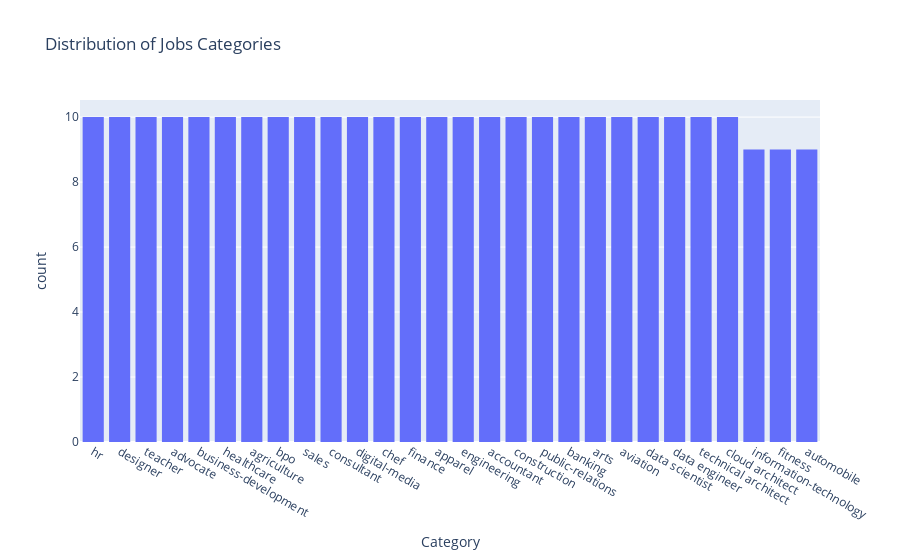

The cell this chart's notebook holds for it:
### Code cell
fig = px.histogram(
    df, x="Category", title="Distribution of Jobs Categories"
).update_xaxes(categoryorder="total descending")
fig.show()

### Figure 1 — Plotly figure (JSON) as saved in the notebook; plotly's stock layout.template omitted (floating-point values rounded to 4 significant figures; data arrays with more than 128 entries replaced by an {"elided": "..."} marker saying what was removed)
{"data": [{"alignmentgroup": "True", "bingroup": "x", "hovertemplate": "Category=%{x}<br>count=%{y}<extra></extra>", "legendgroup": "", "marker": {"color": "#636efa", "pattern": {"shape": ""}}, "name": "", "offsetgroup": "", "orientation": "v", "showlegend": false, "type": "histogram", "x": {"elided": "277 str values"}, "xaxis": "x", "yaxis": "y"}], "layout": {"barmode": "relative", "legend": {"tracegroupgap": 0}, "title": {"text": "Distribution of Jobs Categories"}, "xaxis": {"anchor": "y", "categoryorder": "total descending", "domain": [0, 1], "title": {"text": "Category"}}, "yaxis": {"anchor": "x", "domain": [0, 1], "title": {"text": "count"}}}}
